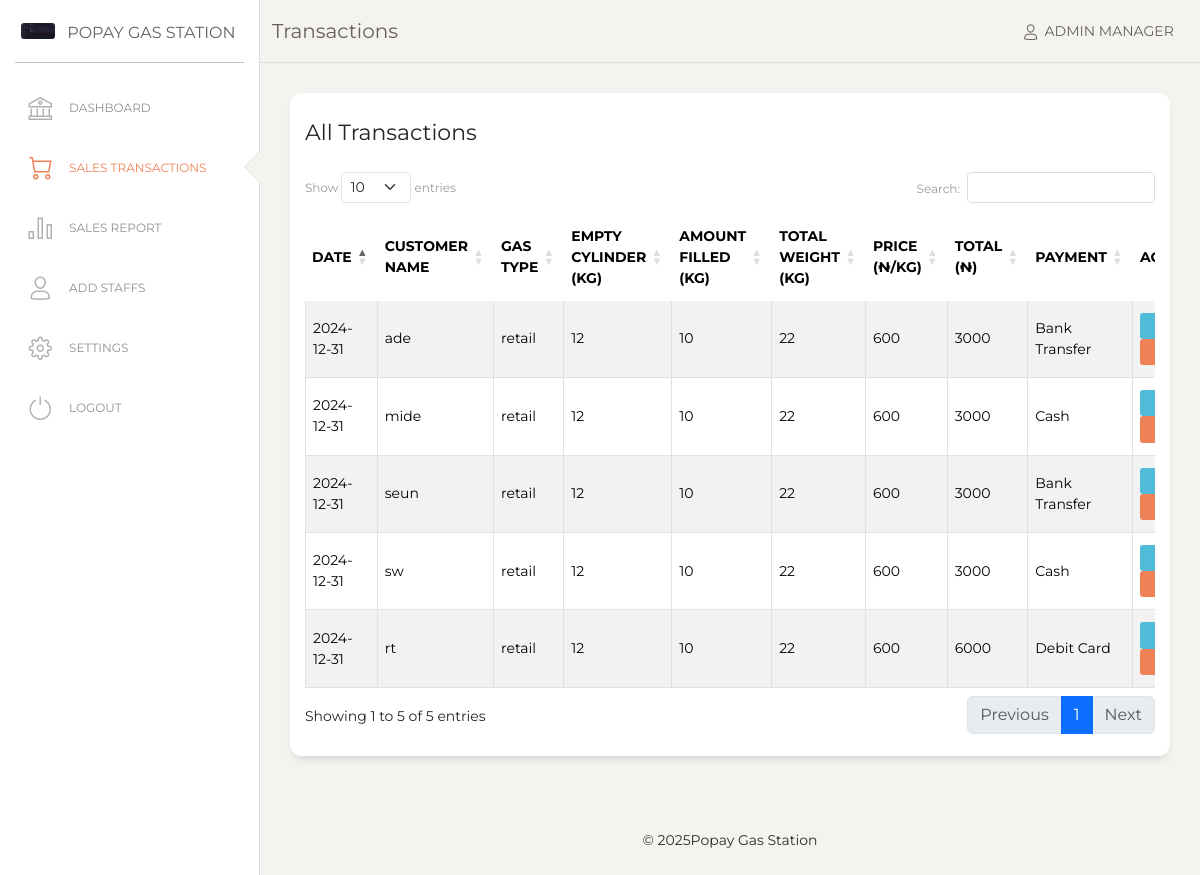
The page /popay2/sales-transaction.php (signed in) on the database its author committed.
### tables this page shows
CREATE TABLE `configuration` (
  `id` int(11) NOT NULL,
  `companyName` varchar(100) NOT NULL DEFAULT '',
  `Phone` varchar(20) NOT NULL DEFAULT '',
  `Address` varchar(250) NOT NULL DEFAULT '',
  `bulkPrice` varchar(10) NOT NULL DEFAULT '',
  `retailPrice` varchar(10) NOT NULL DEFAULT '',
  `taxRate` varchar(99) NOT NULL DEFAULT '',
  `logoURL` varchar(999) NOT NULL DEFAULT ''
);

CREATE TABLE `orders` (
  `ID` bigint(20) NOT NULL,
  `Username` varchar(99) NOT NULL DEFAULT '',
  `Customer` varchar(99) NOT NULL DEFAULT '',
  `Weight1` varchar(99) NOT NULL DEFAULT '',
  `Weight2` varchar(99) NOT NULL DEFAULT '',
  `TotalWeight` varchar(99) NOT NULL,
  `Category` varchar(9) NOT NULL DEFAULT '',
  `PriceKg` varchar(99) NOT NULL,
  `Price` varchar(99) NOT NULL DEFAULT '',
  `Payment` varchar(99) NOT NULL DEFAULT 'Cash',
  `Date_` varchar(999) NOT NULL DEFAULT ''
);

### popay2/sales-transaction.php (the view, shortened to what this page needs)
<?php
require("con.php");
$username = mysqli_real_escape_string($con, $_SESSION['username']);
$query = mysqli_query($con, "SELECT * FROM admin WHERE Username='$username'");
$userDetails = mysqli_fetch_assoc($query);
$query = mysqli_query($con, "SELECT * FROM configuration WHERE ID='1'");
$set = mysqli_fetch_assoc($query);
?>
<!DOCTYPE html>
<html lang="en">
<head>
    <link href="https://maxcdn.bootstrapcdn.com/font-awesome/latest/css/font-awesome.min.css" rel="stylesheet">
    <link href="assets/css/bootstrap.min.css" rel="stylesheet" />
    <link href="assets/css/paper-dashboard.css?v=2.0.1" rel="stylesheet" />
    <link href="https://cdn.datatables.net/1.13.6/css/dataTables.bootstrap5.min.css" rel="stylesheet">
</head>
<body>
    <div class="wrapper">
        <?php sidebar1($set['companyName'], $userDetails['Role'],$set); ?>
        <div class="main-panel">
            <nav class="navbar navbar-expand-lg navbar-absolute fixed-top navbar-transparent">
                <div class="container-fluid">
                    <div class="navbar-wrapper">
                        <a class="navbar-brand" href="#">Transactions</a>
                    </div>
                <div class="collapse navbar-collapse justify-content-end" id="navigation">
            <ul class="navbar-nav">
                <li class="nav-item">
                <a class="nav-link" href="javascript:;">
    <i class="nc-icon nc-single-02"></i>
    <span class="d-none d-lg-inline">
        Admin <?php echo isset($_SESSION['username']) ? $_SESSION['username'] : 'Guest'; ?>
    </span>
</a>
                </li>
            </ul>
        </div>
                </div>
            </nav>
            <div class="content">
                <div class="col-md-12">
                    <div class="card">
                        <div class="card-header">
                            <h5 class="card-title">All Transactions</h5>
                        </div>
                        <div class="card-body">
                            <div class="table-responsive">
                                <table class="table table-striped table-bordered" id="transactionsTable">
                                <thead>
    <tr>
        <th>Date</th>
        <th>Customer Name</th>
        <th>Gas Type</th>
        <th>Empty Cylinder (Kg)</th>
        <th>Amount Filled (Kg)</th>
        <th>Total Weight (Kg)</th>
        <th>Price (₦/Kg)</th>
        <th>Total (₦)</th>
        <th>Payment</th>
        <th>Actions</th>
    </tr>
</thead>
<tbody>
<?php
    $query = mysqli_query($con, "SELECT * FROM orders");
    while ($row = mysqli_fetch_assoc($query)) {
        $totalWeight = $row['Weight1'] + $row['Weight2'];
        ?>
        <tr>
            <td><?php echo htmlspecialchars($row['Date_']); ?></td>
            <td><?php echo htmlspecialchars($row['Customer']); ?></td>
            <td><?php echo htmlspecialchars($row['Category']); ?></td>
            <td><?php echo htmlspecialchars($row['Weight1']); ?></td>
            <td><?php echo htmlspecialchars($row['Weight2']); ?></td>
            <td><?php echo htmlspecialchars($totalWeight); ?></td>
            <td><?php echo htmlspecialchars($row['PriceKg']); ?></td>
            <td><?php echo htmlspecialchars($row['Price'] ); ?></td>
            <td><?php echo htmlspecialchars($row['Payment']); ?></td>
            <td>
                <button class="btn btn-info btn-sm" onclick="viewInfo('<?php echo htmlspecialchars($row['Customer']); ?>', '<?php echo htmlspecialchars($row['Category']); ?>', '<?php echo htmlspecialchars($row['Weight1']); ?>', '<?php echo htmlspecialchars($row['Weight2']); ?>', '<?php echo htmlspecialchars($row['Price'] * $row['Weight2']); ?>', '<?php echo htmlspecialchars($totalWeight); ?>')">Info</button>
                <button class="btn btn-danger btn-sm" onclick="deleteRecord(<?php echo intval($row['ID']); ?>)">Delete</button>
            </td>
        </tr>
    <?php
    }
?>
</tbody>
                                </table>
                            </div>
                        </div>
                    </div>
                </div>
            </div>
            <footer class="footer footer-black footer-white text-center">
                <div class="container-fluid">
                    <span>&copy; <script>document.write(new Date().getFullYear())</script><?php echo $set['companyName']; ?></span>
                </div>
            </footer>
        </div>
    </div>
</body>
</html>

### popay2/con.php (shortened to what this page needs)
<?php
function sidebar1($company, $role,$set) {
    $current_page = basename($_SERVER['PHP_SELF']);
    ?>
    <div class="sidebar" data-color="white" data-active-color="danger">
        <div class="logo">
            <a href="#" class="simple-text logo-mini">
                <div class="logo-image-small">
                    <img src="<?php echo $set['logoURL']?>">
                </div>
            </a>
            <a href="#" class="simple-text logo-normal">
                <?php echo $company; ?>
            </a>
        </div>
        <div class="sidebar-wrapper">
            <ul class="nav">
                <?php
                if ($role == "Admin") {
                    ?>
                    <li class="<?php echo ($current_page == 'dashboard.php') ? 'active' : ''; ?>">
                        <a href="dashboard.php">
                            <i class="nc-icon nc-bank"></i>
                            <p>Dashboard</p>
                        </a>
                    </li>
                    <li class="<?php echo ($current_page == 'sales-transaction.php') ? 'active' : ''; ?>">
                        <a href="sales-transaction.php">
                            <i class="nc-icon nc-cart-simple"></i>
                            <p>Sales Transactions</p>
                        </a>
                    </li>
                    <li class="<?php echo ($current_page == 'reports.php') ? 'active' : ''; ?>">
                        <a href="reports.php">
                            <i class="nc-icon nc-chart-bar-32"></i>
                            <p>Sales Report</p>
                        </a>
                    </li>
                    <li class="<?php echo ($current_page == 'add-profile.php') ? 'active' : ''; ?>">
                        <a href="add-profile.php">
                            <i class="nc-icon nc-single-02"></i>
                            <p>Add Staffs</p>
                        </a>
                    </li>
                    <li class="<?php echo ($current_page == 'settings.php') ? 'active' : ''; ?>">
                        <a href="settings.php">
                            <i class="nc-icon nc-settings-gear-65"></i>
                            <p>Settings</p>
                        </a>
                    </li>
                    <?php
                }
                ?>
                <li class="<?php echo ($current_page == 'logout.php') ? 'active' : ''; ?>">
                    <a href="logout.php">
                        <i class="nc-icon nc-button-power"></i>
                        <p>Logout</p>
                    </a>
                </li>
            </ul>
        </div>
    </div>
    <?php
}
?>

### rows shown on the page
configuration: logoURL (picture), companyName "POPAY GAS STATION", companyName "Popay Gas Station"
orders: Date_ "2024-12-31", Customer "ade", Category "retail", Weight1 "12", Weight2 "10", totalWeight "22", PriceKg "600", Price "3000", Payment "Bank Transfer"
orders: Date_ "2024-12-31", Customer "mide", Category "retail", Weight1 "12", Weight2 "10", totalWeight "22", PriceKg "600", Price "3000", Payment "Cash"
orders: Date_ "2024-12-31", Customer "seun", Category "retail", Weight1 "12", Weight2 "10", totalWeight "22", PriceKg "600", Price "3000", Payment "Bank Transfer"
orders: Date_ "2024-12-31", Customer "sw", Category "retail", Weight1 "12", Weight2 "10", totalWeight "22", PriceKg "600", Price "3000", Payment "Cash"
orders: Date_ "2024-12-31", Customer "rt", Category "retail", Weight1 "12", Weight2 "10", totalWeight "22", PriceKg "600", Price "6000", Payment "Debit Card"

### other values the page prints
$_SESSION['username'] "MANAGER"
